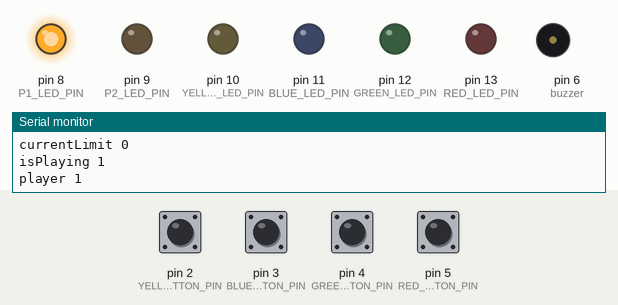
Recording of a sketch running on a simulated Arduino Uno, built with avr-gcc and run on an emulated ATmega328P. Shown: output pins drawn as LEDs (lit = HIGH), buzzer (waves = sounding), the last lines printed to the serial monitor. Dashed ring = blinking. Inputs (shaded band) come from the test bench; at power-on: pin 2 (YELLOW_BUTTON_PIN), pin 3 (BLUE_BUTTON_PIN), pin 4 (GREEN_BUTTON_PIN), pin 5 (RED_BUTTON_PIN) HIGH.

Above: at 1.6 s.
1.7 s: pin 2 (YELLOW_BUTTON_PIN) pulled LOW for 0.15 s
At 2.86 s:
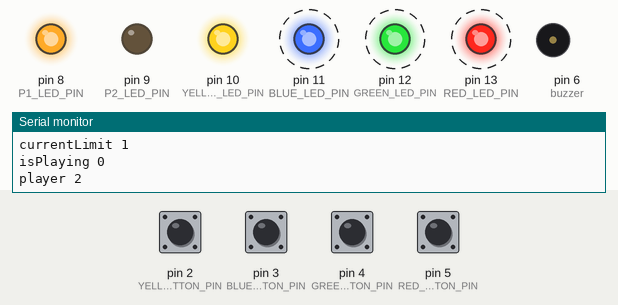
At 4.2 s:
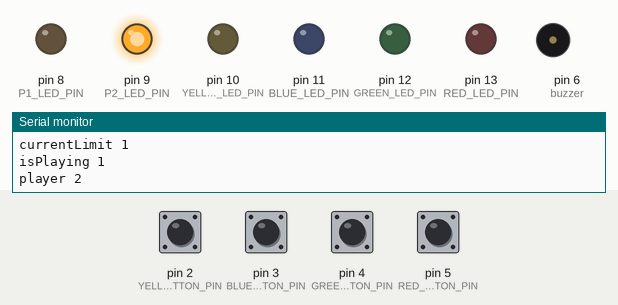
4.8 s: pin 3 (BLUE_BUTTON_PIN) pulled LOW for 0.15 s
At 6.3 s:
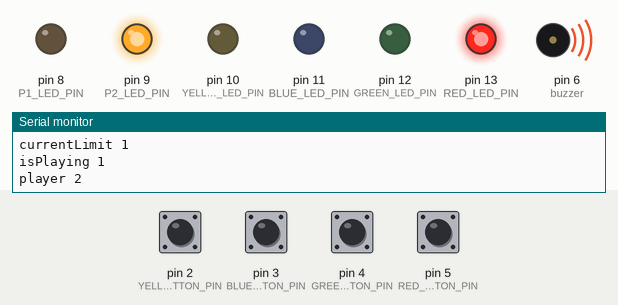
Timing chart, 0 to 9.5 s (numbered marks = the images above; inputs shaded):
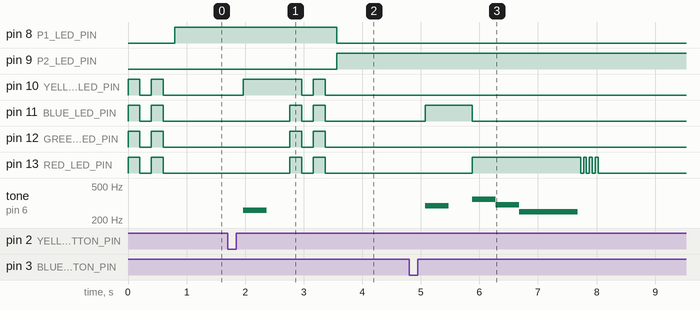

The sketch:

simon.ino
```cpp
#include <elapsedMillis.h>

#define YELLOW_BUTTON_PIN 2
#define BLUE_BUTTON_PIN 3
#define GREEN_BUTTON_PIN 4
#define RED_BUTTON_PIN 5

#define YELLOW_LED_PIN 10
#define BLUE_LED_PIN 11
#define GREEN_LED_PIN 12
#define RED_LED_PIN 13

#define P1_LED_PIN 8
#define P2_LED_PIN 9

int yellowButtonState;
int blueButtonState;
int greenButtonState;
int redButtonState;


bool hasLost;
int isPlaying;

int player = 1;

int ledArray[32];
int currentLimit;
int currentIndex;


int buzzer = 6;
int volume = 0;
int fadeAmount = 100;

int duty_cycle = 127;

int setting = 0x01;


void setup() {
  hasLost = false;
  isPlaying = 0;
  player = 1;

  currentIndex = 0;
  currentLimit = 0;

  pinMode(YELLOW_BUTTON_PIN, INPUT_PULLUP);
  pinMode(BLUE_BUTTON_PIN, INPUT_PULLUP);
  pinMode(GREEN_BUTTON_PIN, INPUT_PULLUP);
  pinMode(RED_BUTTON_PIN, INPUT_PULLUP);

  pinMode(YELLOW_LED_PIN, OUTPUT);
  pinMode(BLUE_LED_PIN, OUTPUT);
  pinMode(GREEN_LED_PIN, OUTPUT);
  pinMode(RED_LED_PIN, OUTPUT);

  pinMode(P1_LED_PIN, OUTPUT);
  pinMode(P2_LED_PIN, OUTPUT);

  digitalWrite(YELLOW_LED_PIN, LOW);
  digitalWrite(BLUE_LED_PIN, LOW);
  digitalWrite(GREEN_LED_PIN, LOW);
  digitalWrite(RED_LED_PIN, LOW);

  digitalWrite(P1_LED_PIN, LOW);
  digitalWrite(P2_LED_PIN, LOW);

  Serial.begin(9600);


  //TCCR2B = TCCR2B & Ob11111000 | setting;
  pinMode(buzzer, OUTPUT);
}

void loop() {
    yellowButtonState = digitalRead(YELLOW_BUTTON_PIN);
  blueButtonState = digitalRead(BLUE_BUTTON_PIN);
  greenButtonState = digitalRead(GREEN_BUTTON_PIN);
  redButtonState = digitalRead(RED_BUTTON_PIN);
/*
  if (yellowButtonState == LOW) {
     tone(buzzer, 262);
  }
  else if (blueButtonState == LOW) {
    tone(buzzer, 330);
  }
  else if (greenButtonState == LOW) {
    tone(buzzer, 392);
  }
  else if (redButtonState == LOW) {
    tone(buzzer, 493);
  }
  else {
    noTone(buzzer);
  }*/

  /*analogWrite(buzzer, volume);
  volume = volume + fadeAmount;

  if (volume <= 0 || volume >= 255) {
    fadeAmount = -fadeAmount;
  }

  delay(100);*/

  yellowButtonState = digitalRead(YELLOW_BUTTON_PIN);
  blueButtonState = digitalRead(BLUE_BUTTON_PIN);
  greenButtonState = digitalRead(GREEN_BUTTON_PIN);
  redButtonState = digitalRead(RED_BUTTON_PIN);

  Serial.print("currentIndex ");
  Serial.println(currentIndex);
  Serial.print("currentLimit ");
  Serial.println(currentLimit);
  Serial.print("isPlaying ");
  Serial.println(isPlaying);
  Serial.print("player ");
  Serial.println(player);

  if(!hasLost) {
  if (isPlaying == 0) {
    if (player == 1) {
      displayP1();
      isPlaying = 1;
    }
    else if (player == 2) {
      displayP2();
      isPlaying = 1;
    }

    for (int i = 0; i < currentLimit; i++) {
      Serial.print(ledArray[i]);
      Serial.print(" ");
    }
    Serial.println();
  }
  else if (isPlaying == 1) {
    if (currentIndex < currentLimit && !hasLost) {
      if (yellowButtonState == LOW) {
        displayYellow();
        hasLost = compare(YELLOW_LED_PIN, currentIndex);
      }
      else if (blueButtonState == LOW) {
        displayBlue();
        hasLost = compare(BLUE_LED_PIN, currentIndex);
      }
      else if (greenButtonState == LOW) {
        displayGreen();
        hasLost = compare(GREEN_LED_PIN, currentIndex);
      }
      else if (redButtonState == LOW) {
        displayRed();
        hasLost = compare(RED_LED_PIN, currentIndex);
      }
    }
    else if (currentIndex == currentLimit && !hasLost) {
      if (yellowButtonState == LOW) {
      increment(YELLOW_LED_PIN);
      displayYellow();
      if (player == 1) {
        player = 2;
      }
      else {
        player = 1;
      }
      isPlaying = 0;
      currentIndex = 0;
    }
    else if (blueButtonState == LOW) {
      increment(BLUE_LED_PIN);
      displayBlue();
      if (player == 1) {
        player = 2;
      }
      else {
        player = 1;
      }
      isPlaying = 0;
      currentIndex = 0;
    }
    else if (greenButtonState == LOW) {
      increment(GREEN_LED_PIN);
      displayGreen();
      if (player == 1) {
        player = 2;
      }
      else {
        player = 1;
      }
      isPlaying = 0;
      currentIndex = 0;
    }
    else if (redButtonState == LOW) {
      increment(RED_LED_PIN);
      displayRed();
      if (player == 1) {
        player = 2;
      }
      else {
        player = 1;
      }
      isPlaying = 0;
      currentIndex = 0;
    }
   }
  }

  }
  else {
    displayLost();
  }
}

void increment(int ledID) {
  ledArray[currentLimit] = ledID;
  currentLimit++;
}

bool compare(int ledID, int index) {
  if (ledID == ledArray[index]) {
    currentIndex++;
    return false;
  }
  return true;
}

void displayYellow() {
  delay(200);
  tone(buzzer, 261);
  digitalWrite(YELLOW_LED_PIN, HIGH);
  delay(400);
  noTone(buzzer);
  delay(400);
  digitalWrite(YELLOW_LED_PIN, LOW);
}

void displayBlue() {
  delay(200);
  tone(buzzer, 293);
  digitalWrite(BLUE_LED_PIN, HIGH);
  delay(400);
  noTone(buzzer);
  delay(400);
  digitalWrite(BLUE_LED_PIN, LOW);
}

void displayGreen() {
  delay(200);
  tone(buzzer, 329);
  digitalWrite(GREEN_LED_PIN, HIGH);
  delay(400);
  noTone(buzzer);
  delay(400);
  digitalWrite(GREEN_LED_PIN, LOW);
}

void displayRed() {
  delay(200);
  tone(buzzer, 349);
  digitalWrite(RED_LED_PIN, HIGH);
  delay(400);
  noTone(buzzer);
  delay(400);
  digitalWrite(RED_LED_PIN, LOW);

}

void displayP1() {
  digitalWrite(YELLOW_LED_PIN, HIGH);
  digitalWrite(BLUE_LED_PIN, HIGH);
  digitalWrite(GREEN_LED_PIN, HIGH);
  digitalWrite(RED_LED_PIN, HIGH);
  delay(200);
  digitalWrite(YELLOW_LED_PIN, LOW);
  digitalWrite(BLUE_LED_PIN, LOW);
  digitalWrite(GREEN_LED_PIN, LOW);
  digitalWrite(RED_LED_PIN, LOW);
  delay(200);
  digitalWrite(YELLOW_LED_PIN, HIGH);
  digitalWrite(BLUE_LED_PIN, HIGH);
  digitalWrite(GREEN_LED_PIN, HIGH);
  digitalWrite(RED_LED_PIN, HIGH);
  delay(200);
  digitalWrite(YELLOW_LED_PIN, LOW);
  digitalWrite(BLUE_LED_PIN, LOW);
  digitalWrite(GREEN_LED_PIN, LOW);
  digitalWrite(RED_LED_PIN, LOW);
  delay(200);

  digitalWrite(P1_LED_PIN, HIGH);
  digitalWrite(P2_LED_PIN, LOW);
}

void displayP2() {
    digitalWrite(YELLOW_LED_PIN, HIGH);
  digitalWrite(BLUE_LED_PIN, HIGH);
  digitalWrite(GREEN_LED_PIN, HIGH);
  digitalWrite(RED_LED_PIN, HIGH);
  delay(200);
  digitalWrite(YELLOW_LED_PIN, LOW);
  digitalWrite(BLUE_LED_PIN, LOW);
  digitalWrite(GREEN_LED_PIN, LOW);
  digitalWrite(RED_LED_PIN, LOW);
  delay(200);
  digitalWrite(YELLOW_LED_PIN, HIGH);
  digitalWrite(BLUE_LED_PIN, HIGH);
  digitalWrite(GREEN_LED_PIN, HIGH);
  digitalWrite(RED_LED_PIN, HIGH);
  delay(200);
  digitalWrite(YELLOW_LED_PIN, LOW);
  digitalWrite(BLUE_LED_PIN, LOW);
  digitalWrite(GREEN_LED_PIN, LOW);
  digitalWrite(RED_LED_PIN, LOW);
  delay(200);

  digitalWrite(P1_LED_PIN, LOW);
  digitalWrite(P2_LED_PIN, HIGH);
}

void displayLost() {
  digitalWrite(RED_LED_PIN, HIGH);

  tone(buzzer, 349);
  delay(400);
  noTone(buzzer);
   tone(buzzer, 300);
  delay(400);
    tone(buzzer, 250);
  delay(1000);
  noTone(buzzer);


  delay(50);
  digitalWrite(RED_LED_PIN, LOW);
  delay(50);
   digitalWrite(RED_LED_PIN, HIGH);
  delay(50);
  digitalWrite(RED_LED_PIN, LOW);
  delay(50);
   digitalWrite(RED_LED_PIN, HIGH);
  delay(50);
  digitalWrite(RED_LED_PIN, LOW);
  delay(50);
   digitalWrite(RED_LED_PIN, HIGH);
  delay(50);
  digitalWrite(RED_LED_PIN, LOW);
  delay(50);

  delay(99999999999999);


}
```

Measured:
- after the input at 1.7 s, pin 8 (P1_LED_PIN): HIGH → LOW after 1.9 s; pin 9 (P2_LED_PIN): LOW → HIGH after 1.9 s
- after the input at 4.8 s, pin 11 (BLUE_LED_PIN): LOW → HIGH after 0.28 s, → LOW 0.80 s later; pin 13 (RED_LED_PIN): LOW → HIGH after 1.1 s, then repeats every 0.10 s: LOW 0.05 s, HIGH 0.05 s, until it stays LOW from 8.0 s; tone on pin 6 (buzzer): plays 293 Hz for 0.40 s, 349 Hz for 0.40 s, 300 Hz for 0.40 s, 250 Hz for 1.0 s, starting after 0.28 s
- by itself, pin 10 (YELLOW_LED_PIN), pin 11 (BLUE_LED_PIN), pin 12 (GREEN_LED_PIN), pin 13 (RED_LED_PIN): alternates HIGH for 0.20 s and LOW for 0.20 s, 4 changes in all, then stays LOW
